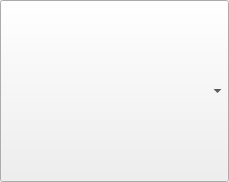
<?xml version="1.0" encoding="UTF-8"?>
<ui version="4.0">
 <class>SeasonSelectCB</class>
 <widget class="QWidget" name="SeasonSelectCB">
  <property name="geometry">
   <rect>
    <x>0</x>
    <y>0</y>
    <width>229</width>
    <height>182</height>
   </rect>
  </property>
  <property name="windowTitle">
   <string>Form</string>
  </property>
  <layout class="QHBoxLayout" name="horizontalLayout">
   <property name="spacing">
    <number>0</number>
   </property>
   <property name="leftMargin">
    <number>0</number>
   </property>
   <property name="topMargin">
    <number>0</number>
   </property>
   <property name="rightMargin">
    <number>0</number>
   </property>
   <property name="bottomMargin">
    <number>0</number>
   </property>
   <item>
    <widget class="QComboBox" name="comboBox">
     <property name="sizePolicy">
      <sizepolicy hsizetype="Preferred" vsizetype="Preferred">
       <horstretch>0</horstretch>
       <verstretch>0</verstretch>
      </sizepolicy>
     </property>
    </widget>
   </item>
  </layout>
 </widget>
 <resources/>
 <connections>
  <connection>
   <sender>comboBox</sender>
   <signal>currentIndexChanged(int)</signal>
   <receiver>SeasonSelectCB</receiver>
   <slot>cbChanged(int)</slot>
   <hints>
    <hint type="sourcelabel">
     <x>129</x>
     <y>48</y>
    </hint>
    <hint type="destinationlabel">
     <x>4</x>
     <y>57</y>
    </hint>
   </hints>
  </connection>
 </connections>
 <slots>
  <signal>seasonSelected()</signal>
  <slot>cbChanged(int)</slot>
 </slots>
</ui>
